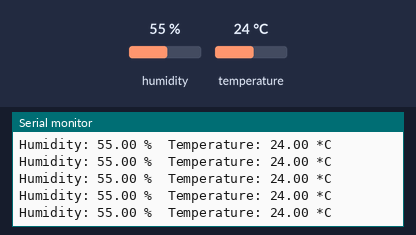
A sketch run on a simulated ESP32. On the bench: the last lines printed to the serial monitor. The test bench sets the inputs (shaded band); at power-on: humidity 55 %, temperature 24 °C.

Above: at 2.8 s.
2.9 s: humidity set to 22 %
At 4.18 s:
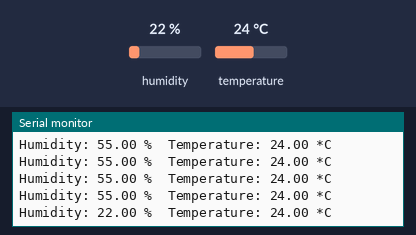
5.6 s: temperature set to 12 °C
At 5.98 s:
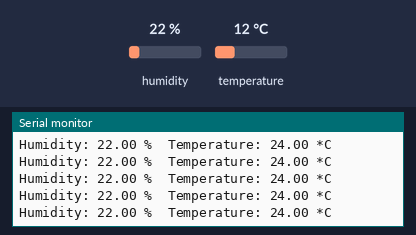
8.3 s: humidity set to 40 %
At 8.39 s:
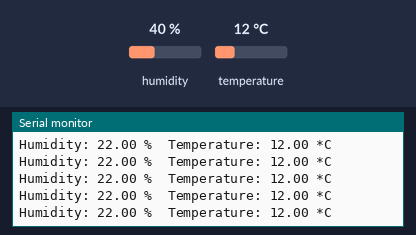
Timing chart, 0 to 11.3 s (numbered marks = the images above; inputs shaded):
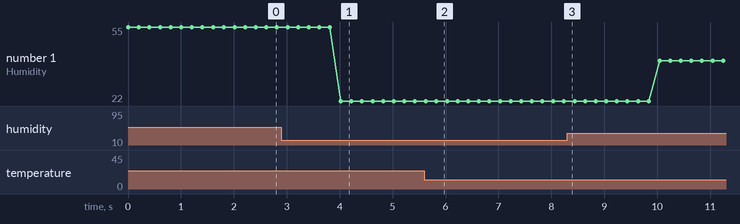

The sketch:

dht22.ino
```cpp
#include "DHT.h"

#define DHTPIN 5
#define DHTTYPE DHT22

DHT dht(DHTPIN, DHTTYPE);

void setup() {
  Serial.begin(9600);
  Serial.println("DHT22 test!");
  dht.begin();
}

void loop() {
  float h = dht.readHumidity();
  float t = dht.readTemperature();

  if (isnan(t) || isnan(h))       {
    Serial.println("Failed to read from DHT");
  }          else {
    Serial.print("Humidity: ");
    Serial.print(h);
    Serial.print(" %\t");
    Serial.print("Temperature: ");
    Serial.print(t);
    Serial.println(" *C");
  }
  delay(200);
}
```

Measured:
- after the input at 2.9 s, the serial monitor: prints a new line after 1.1 s (image 1)
- plotted number 1: 22 → 40 after the input at 8.3 s
